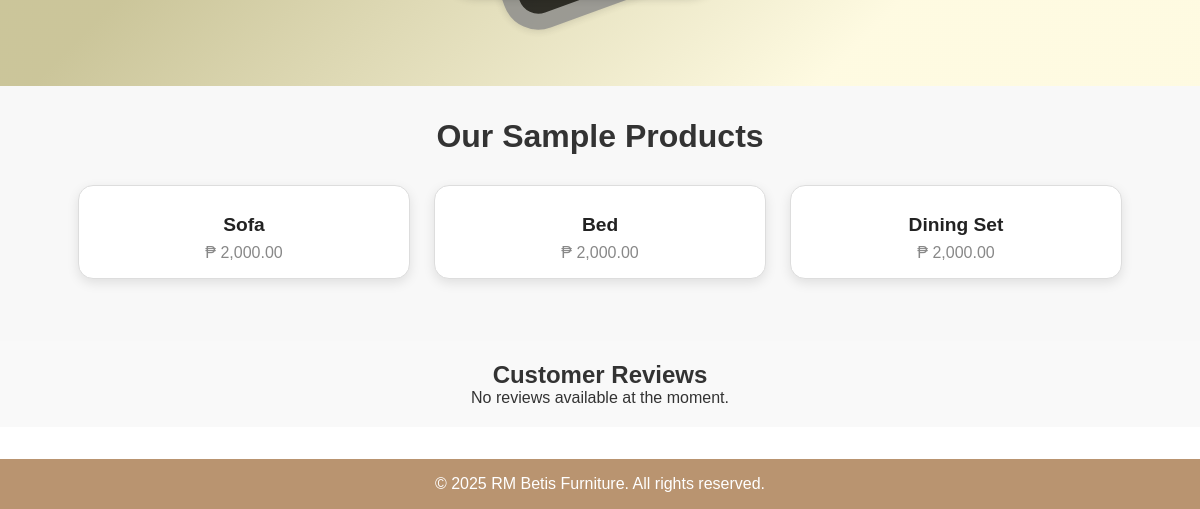
The app's page /Capstone_Client/index.php (lower part), older data.
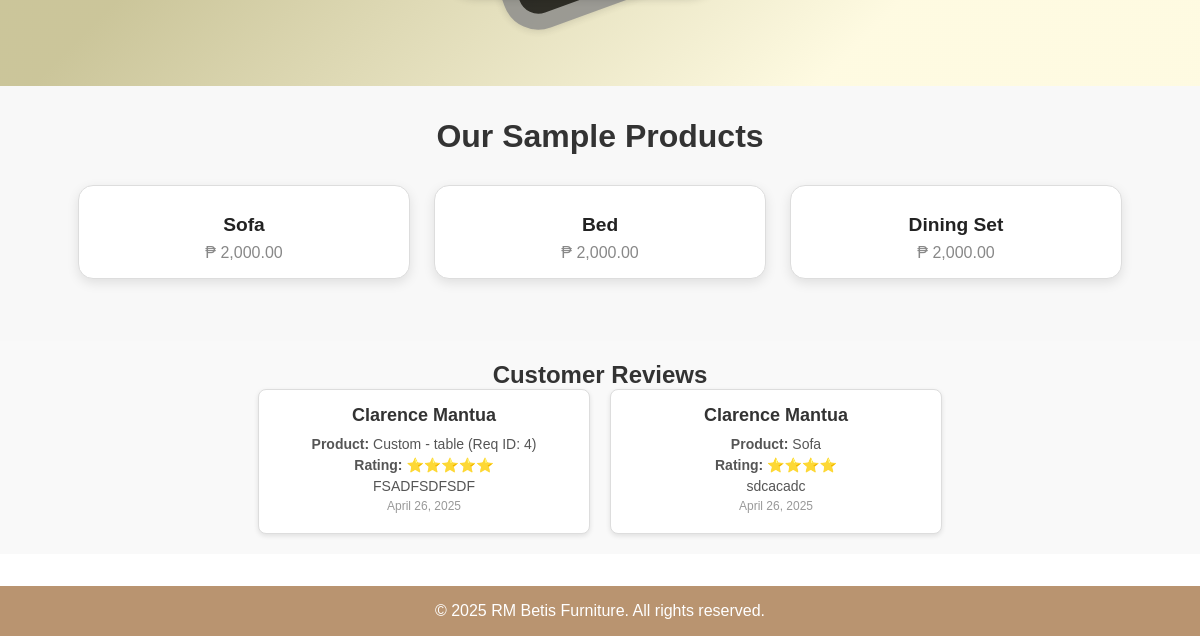
The same page, newer data.
### tables this page shows
CREATE TABLE `tbl_prod_info` (
  `Product_ID` int(11) NOT NULL AUTO_INCREMENT,
  `Product_Name` varchar(255) NOT NULL,
  `Description` text DEFAULT NULL,
  `Category` varchar(100) DEFAULT NULL,
  `Sizes` varchar(100) DEFAULT NULL,
  `Color` varchar(50) DEFAULT NULL,
  `Stock` varchar(100) DEFAULT NULL,
  `Assembly_Required` varchar(255) DEFAULT NULL,
  `ImageURL` varchar(255) DEFAULT NULL,
  `Price` varchar(255) NOT NULL,
  `Sold` varchar(255) DEFAULT NULL,
  `DateAdded` timestamp NOT NULL DEFAULT current_timestamp(),
  `LastUpdate` timestamp NOT NULL DEFAULT current_timestamp() ON UPDATE current_timestamp(),
  `GLB_File_URL` varchar(255) DEFAULT NULL,
  `product_type` enum('readymade','custom') DEFAULT 'readymade',
  PRIMARY KEY (`Product_ID`)
);

CREATE TABLE `tbl_reviews` (
  `Review_ID` int(11) NOT NULL AUTO_INCREMENT,
  `User_ID` varchar(150) NOT NULL,
  `Product_ID` int(11) DEFAULT NULL,
  `Purchase_ID` int(11) DEFAULT NULL,
  `Rating` int(1) NOT NULL,
  `Review_Text` text DEFAULT NULL,
  `Review_Date` timestamp NOT NULL DEFAULT current_timestamp(),
  `PicPath` varchar(255) DEFAULT NULL,
  PRIMARY KEY (`Review_ID`),
  KEY `User_ID` (`User_ID`),
  KEY `tbl_reviews_ibfk_2` (`Product_ID`),
  KEY `tbl_reviews_ibfk_3` (`Purchase_ID`),
  CONSTRAINT `tbl_reviews_ibfk_1` FOREIGN KEY (`User_ID`) REFERENCES `tbl_user_info` (`User_ID`) ON DELETE CASCADE,
  CONSTRAINT `tbl_reviews_ibfk_2` FOREIGN KEY (`Product_ID`) REFERENCES `tbl_prod_info` (`Product_ID`) ON DELETE SET NULL,
  CONSTRAINT `tbl_reviews_ibfk_3` FOREIGN KEY (`Purchase_ID`) REFERENCES `tbl_purchase_history` (`Purchase_ID`) ON DELETE SET NULL
);

CREATE TABLE `tbl_user_info` (
  `User_ID` varchar(150) NOT NULL,
  `Last_Name` varchar(300) DEFAULT NULL,
  `First_Name` varchar(300) DEFAULT NULL,
  `Middle_Name` varchar(300) DEFAULT NULL,
  `Home_Address` varchar(300) DEFAULT NULL,
  `Email_Address` varchar(300) DEFAULT NULL,
  `Mobile_Number` varchar(300) DEFAULT NULL,
  `Status` varchar(300) DEFAULT NULL,
  `Password` varchar(150) DEFAULT NULL,
  `PicPath` varchar(750) DEFAULT NULL,
  `Valid_ID_Path` varchar(255) DEFAULT NULL,
  `ID_Verification_Status` enum('Valid','Invalid','Unverified') DEFAULT 'Unverified',
  `reset_code` int(11) DEFAULT NULL,
  `reset_code_expiry` datetime DEFAULT NULL,
  PRIMARY KEY (`User_ID`),
  UNIQUE KEY `UQ_Email_Address` (`Email_Address`)
);

### Capstone_Client/index.php (the view, shortened to what this page needs)
<?php
include("./config/database.php");
$query = "SELECT Product_Name, GLB_File_URL, ImageURL, Price FROM tbl_prod_info WHERE product_type = 'readymade'";
$stmt = $pdo->prepare($query);
$stmt->execute();
$products = $stmt->fetchAll(PDO::FETCH_ASSOC);
$reviewQuery = "
    SELECT r.Review_Text, r.Rating, r.Review_Date, u.First_Name, u.Last_Name, p.Product_Name
    FROM tbl_reviews r
    JOIN tbl_user_info u ON r.User_ID = u.User_ID
    LEFT JOIN tbl_prod_info p ON r.Product_ID = p.Product_ID
    WHERE r.Rating IN (4, 5) -- Only include reviews with a rating of 4 or 5
    ORDER BY r.Review_Date DESC
    LIMIT 5";
$reviewStmt = $pdo->prepare($reviewQuery);
$reviewStmt->execute();
$reviews = $reviewStmt->fetchAll(PDO::FETCH_ASSOC);
?>
<!DOCTYPE html>
<html lang="en">
<head>
  <link rel="stylesheet" href="static/css-files/landingpage.css" />
</head>
<body>
  <section id="tutorial">
  <div class="tutorial-container">
    <div class="phones-wrapper">
      <div class="cellphone2">
</div>
    </div>
  </div>
</section>
  <section id="products">
    <h2 class="sampleAr">Our Sample Products</h2>
    <div class="products">
      <?php foreach ($products as $product): ?>
        <a href="login/signup.php" class="product-link">
          <div class="product">
            <h3><?= htmlspecialchars($product['Product_Name']) ?></h3>
            <p>₱ <?= number_format($product['Price'], 2) ?></p>
          </div>
        </a>
      <?php endforeach; ?>
    </div>
  </section>
  <section id="reviews">
    <h2>Customer Reviews</h2>
    <div class="reviews-container">
      <?php if (!empty($reviews)): ?>
        <?php foreach ($reviews as $review): ?>
          <div class="review-item">
            <h3><?= htmlspecialchars($review['First_Name'] . ' ' . $review['Last_Name']) ?></h3>
            <p><strong>Product:</strong> <?= htmlspecialchars($review['Product_Name'] ?? 'General Review') ?></p>
            <p><strong>Rating:</strong> <?= str_repeat('⭐', $review['Rating']) ?></p>
            <p><?= htmlspecialchars($review['Review_Text']) ?></p>
            <p class="review-date"><?= date('F j, Y', strtotime($review['Review_Date'])) ?></p>
          </div>
        <?php endforeach; ?>
      <?php else: ?>
        <p>No reviews available at the moment.</p>
      <?php endif; ?>
    </div>
  </section>
  <footer>
    <p>&copy; 2025 RM Betis Furniture. All rights reserved.</p>
  </footer>
</body>
</html>

### Capstone_Client/static/css-files/landingpage.css (style rules this page uses)
body { font-family: Arial, sans-serif; background-color: white; color: #333; display: flex; flex-direction: column; justify-content: space-between; min-height: 100vh; overflow-x: hidden; }
* { margin: 0; padding: 0; }
section { padding: 2rem; }
.products { display: grid; grid-template-columns: repeat(auto-fit, minmax(200px, 1fr)); gap: 2rem; margin:30px; text-align: center; }
.sampleAr { display: flex; justify-content: center; align-items: center; text-align: center; }
.product { border: 1px solid #ddd; border-radius: 10px; overflow: hidden; box-shadow: 0 2px 5px rgba(0,0,0,0.1); text-align: center; padding: 1rem; }
#tutorial { padding-top: 2rem; padding-bottom: 2rem; display: flex; flex-direction: column; align-items: center; background: hsla(52, 94%, 94%, 1); background: linear-gradient(135deg, hsla(52, 94%, 94%, 1) 20%, hsla(53, 32%, 70%, 1) 61%); background: -moz-linear-gradient(135deg, hsla(52, 94%, 94%, 1) 20%, hsla(53, 32%, 70%, 1) 61%); background: -webkit-linear-gradient(135deg, hsla(52, 94%, 94%, 1) 20%, hsla(53, 32%, 70%, 1) 61%); filter: progid: DXImageTransform.Microsoft.gradient( startColorstr="#FEFAE0", endColorstr="#CCC69B", GradientType=1 ); gap: 2rem; padding: 2rem; }
.tutorial-container { display: flex; flex-wrap: wrap; align-items: center; justify-content: center; gap: 10rem; justify-content: space-between; flex-wrap: wrap; box-sizing: border-box; }
.phones-wrapper { position: relative; width: 320px; height: 620px; flex-shrink: 0; margin: 0 auto; display: flex; justify-content: center; align-items: center; }
.cellphone, .cellphone2 { width: 220px; height: 500px; border: 16px solid #888; border-radius: 36px; padding: 1rem; background-color: #000; box-shadow: 0 0 10px rgba(0,0,0,0.2); position: absolute; top: 0; left: 0; display: flex; justify-content: center; align-items: center; }
.cellphone2 { transform: rotate(-20deg) translateX(-30px); z-index: 1; opacity: 0.8; }
.cellphone::before, .cellphone2::before { content: ''; position: absolute; top: 8px; left: 50%; transform: translateX(-50%); width: 120px; height: 30px; background-color: #000; border-radius: 20px; z-index: 10; }
footer { background-color: #B99470; color: white; text-align: center; padding: 1rem; margin-top: 2rem; }
#reviews { padding: 20px; background-color: #f9f9f9; text-align: center; }
.reviews-container { display: flex; flex-wrap: wrap; justify-content: center; gap: 20px; }
.review-item { background: #fff; border: 1px solid #ddd; border-radius: 8px; padding: 15px; width: 300px; box-shadow: 0 2px 5px rgba(0, 0, 0, 0.1); }
.review-item h3 { margin: 0 0 10px; font-size: 18px; color: #333; }
.review-item p { margin: 5px 0; font-size: 14px; color: #555; }
.review-item .review-date { font-size: 12px; color: #999; }
@media (max-width: 1200px) { .tutorial-container { flex-direction: column; gap: 5rem; } }
@media (max-width: 1200px) { .phones-wrapper { margin-top: 2rem; } }

### Capstone_Client/index.php (style rules this page uses)
#products { padding: 2rem; background-color: #f8f8f8; text-align: center; }
.sampleAr { font-size: 2rem; color: #333; margin-bottom: 1.5rem; }
.products { display: grid; grid-template-columns: repeat(auto-fit, minmax(250px, 1fr)); gap: 1.5rem; padding: 0 1rem; }
.product-link { text-decoration: none; color: inherit; }
.product { background: white; border-radius: 15px; padding: 1rem; box-shadow: 0 4px 12px rgba(0,0,0,0.1); transition: transform 0.3s, box-shadow 0.3s; }
.product h3 { font-size: 1.2rem; margin-top: 0.75rem; color: #222; }
.product p { font-size: 1rem; color: #888; margin-top: 0.5rem; }

Row changes from the older to the newer data that the page shows:
added tbl_reviews: User_ID.Last_Name "Clarence Mantua", Product_ID.Product_Name "Custom - table (Req ID: 4)", Rating "⭐⭐⭐⭐⭐", Review_Text "FSADFSDFSDF", Review_Date "April 26, 2025"
added tbl_reviews: User_ID.Last_Name "Clarence Mantua", Product_ID.Product_Name "Sofa", Rating "⭐⭐⭐⭐", Review_Text "sdcacadc", Review_Date "April 26, 2025"
Text that changed along with them:
text no longer shown: "No reviews available at the moment."
